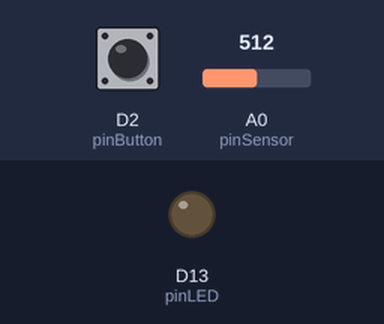
Simulated run of this sketch. Board: Arduino Uno R4 WiFi. On the bench: output pins drawn as LEDs (lit = HIGH). The test bench sets the inputs (shaded band); at power-on: D2 (pinButton) HIGH, A0 (pinSensor) = 512. The local clock reads 2024-03-15 10:24:30 at power-on unless the sketch sets it.

Above: at 1.2 s.
1.3 s: D2 (pinButton) pulled LOW for 0.15 s
At 2.4 s:
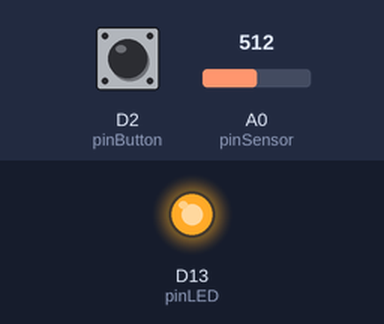
2.9 s: D2 (pinButton) pulled LOW for 1 s
At 3.6 s:
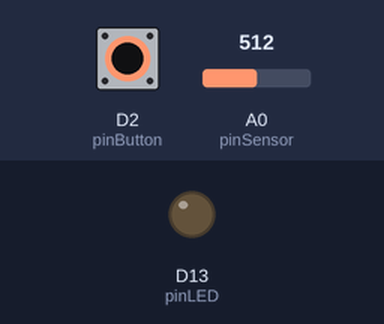
5.4 s: D2 (pinButton) pulled LOW for 3.2 s
At 6.7 s:
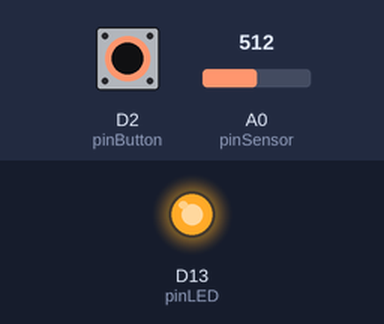
Timing chart, 0 to 8.4 s (numbered marks = the images above; inputs shaded):
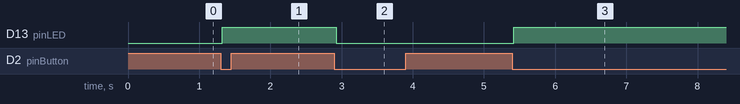

Measured:
- after the input at 1.3 s, D13 (pinLED): LOW → HIGH at once
- after the input at 2.9 s, D13 (pinLED): HIGH → LOW at once
- after the input at 5.4 s, D13 (pinLED): LOW → HIGH at once

The sketch:

M3inl.ino
```cpp
#include "InputDebounce.h"
#include "RTC.h"

#define BUTTON_DEBOUNCE_DELAY 20 // in ms

static const int pinLED = LED_BUILTIN; // 13
static const int pinButton = 2;
static const int pinSensor = A0; // tilt sensor
static InputDebounce buttonA;
bool activeSensor = true;

HardwareSerial &serial = Serial1; // or Serial

void buttonTest_pressedCallback(uint8_t pinIn)
{
	RTCTime currenttime;
	RTC.getTime(currenttime);

	activeSensor = !activeSensor;
	if (activeSensor)
	{
		serial.print(currenttime.toString());
		serial.println(": Started reading sensor");
		digitalWrite(LED_BUILTIN, LOW);
	}
	else
	{
		serial.print(currenttime.toString());
		serial.println(": Stopped reading sensor");
		digitalWrite(LED_BUILTIN, HIGH);
	}
}

void setup()
{
	pinMode(pinLED, OUTPUT);
	serial.begin(115200);

	buttonA.registerCallbacks(buttonTest_pressedCallback, NULL, NULL, NULL);
	buttonA.setup(pinButton, BUTTON_DEBOUNCE_DELAY, InputDebounce::PIM_INT_PULL_UP_RES);

	RTC.begin();

	// A fallback time object, for setting the time if there is no time to retrieve from the RTC.
	RTCTime mytime(6, Month::NOVEMBER, 2023, 18, 12, 00, DayOfWeek::MONDAY, SaveLight::SAVING_TIME_ACTIVE);

	// Tries to retrieve time
	RTCTime savedTime;

	RTC.getTime(savedTime);

	if (!RTC.isRunning())
	{
		// this means the RTC is waking up "as new"
		if (savedTime.getYear() == 2000)
		{
			RTC.setTime(mytime);
			serial.println("RTC was not running, setting time to default");
		}
		else
		{
			RTC.setTime(savedTime);
			serial.println("RTC was running, setting time to saved time");
		}
	}
}

void loop()
{
	static unsigned long lastSensorRead = 0;
	unsigned long now = millis();

	buttonA.process(now);

	if (activeSensor && (now - lastSensorRead >= 200))
	{
		int sensorValue = analogRead(pinSensor);
		serial.println(sensorValue);
		lastSensorRead = now;
	}
}
```
